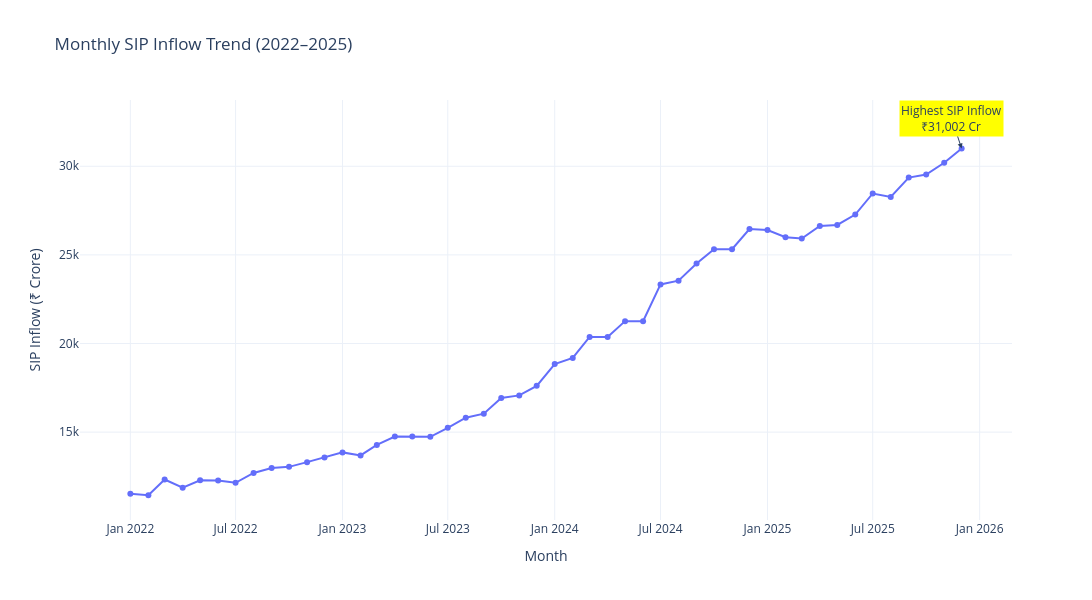

Write notebook code for a chart like this one.
### Code cell
# Convert month to datetime
sip["month"] = pd.to_datetime(sip["month"])

fig = px.line(
    sip,
    x="month",
    y="sip_inflow_crore",
    title="Monthly SIP Inflow Trend (2022–2025)",
    markers=True
)

# Find highest SIP inflow
max_row = sip.loc[sip["sip_inflow_crore"].idxmax()]

# Convert Timestamp to string
max_month = max_row["month"].strftime("%Y-%m-%d")

fig.add_annotation(
    x=max_month,
    y=max_row["sip_inflow_crore"],
    text=f"Highest SIP Inflow<br>₹{max_row['sip_inflow_crore']:,} Cr",
    showarrow=True,
    arrowhead=2,
    bgcolor="yellow"
)

fig.update_layout(
    template="plotly_white",
    width=1200,
    height=600,
    xaxis_title="Month",
    yaxis_title="SIP Inflow (₹ Crore)"
)

fig.show()

### Figure 1 — Plotly figure (JSON) as saved in the notebook; plotly's stock layout.template omitted (floating-point values rounded to 4 significant figures)
{"data": [{"hovertemplate": "month=%{x}<br>sip_inflow_crore=%{y}<extra></extra>", "legendgroup": "", "line": {"color": "#636efa", "dash": "solid"}, "marker": {"symbol": "circle"}, "mode": "lines+markers", "name": "", "orientation": "v", "showlegend": false, "type": "scatter", "x": ["2022-01-01T00:00:00", "2022-02-01T00:00:00", "2022-03-01T00:00:00", "2022-04-01T00:00:00", "2022-05-01T00:00:00", "2022-06-01T00:00:00", "2022-07-01T00:00:00", "2022-08-01T00:00:00", "2022-09-01T00:00:00", "2022-10-01T00:00:00", "2022-11-01T00:00:00", "2022-12-01T00:00:00", "2023-01-01T00:00:00", "2023-02-01T00:00:00", "2023-03-01T00:00:00", "2023-04-01T00:00:00", "2023-05-01T00:00:00", "2023-06-01T00:00:00", "2023-07-01T00:00:00", "2023-08-01T00:00:00", "2023-09-01T00:00:00", "2023-10-01T00:00:00", "2023-11-01T00:00:00", "2023-12-01T00:00:00", "2024-01-01T00:00:00", "2024-02-01T00:00:00", "2024-03-01T00:00:00", "2024-04-01T00:00:00", "2024-05-01T00:00:00", "2024-06-01T00:00:00", "2024-07-01T00:00:00", "2024-08-01T00:00:00", "2024-09-01T00:00:00", "2024-10-01T00:00:00", "2024-11-01T00:00:00", "2024-12-01T00:00:00", "2025-01-01T00:00:00", "2025-02-01T00:00:00", "2025-03-01T00:00:00", "2025-04-01T00:00:00", "2025-05-01T00:00:00", "2025-06-01T00:00:00", "2025-07-01T00:00:00", "2025-08-01T00:00:00", "2025-09-01T00:00:00", "2025-10-01T00:00:00", "2025-11-01T00:00:00", "2025-12-01T00:00:00"], "xaxis": "x", "y": [11517, 11438, 12328, 11863, 12286, 12276, 12140, 12694, 12976, 13040, 13306, 13573, 13856, 13687, 14276, 14749, 14749, 14734, 15245, 15814, 16042, 16928, 17073, 17610, 18838, 19187, 20371, 20371, 21262, 21262, 23332, 23547, 24509, 25323, 25320, 26459, 26400, 25999, 25926, 26632, 26688, 27274, 28464, 28265, 29361, 29529, 30200, 31002], "yaxis": "y"}], "layout": {"annotations": [{"arrowhead": 2, "bgcolor": "yellow", "showarrow": true, "text": "Highest SIP Inflow<br>₹31,002 Cr", "x": "2025-12-01", "y": 31002}], "height": 600, "legend": {"tracegroupgap": 0}, "title": {"text": "Monthly SIP Inflow Trend (2022–2025)"}, "width": 1200, "xaxis": {"anchor": "y", "domain": [0, 1], "title": {"text": "Month"}}, "yaxis": {"anchor": "x", "domain": [0, 1], "title": {"text": "SIP Inflow (₹ Crore)"}}}}
